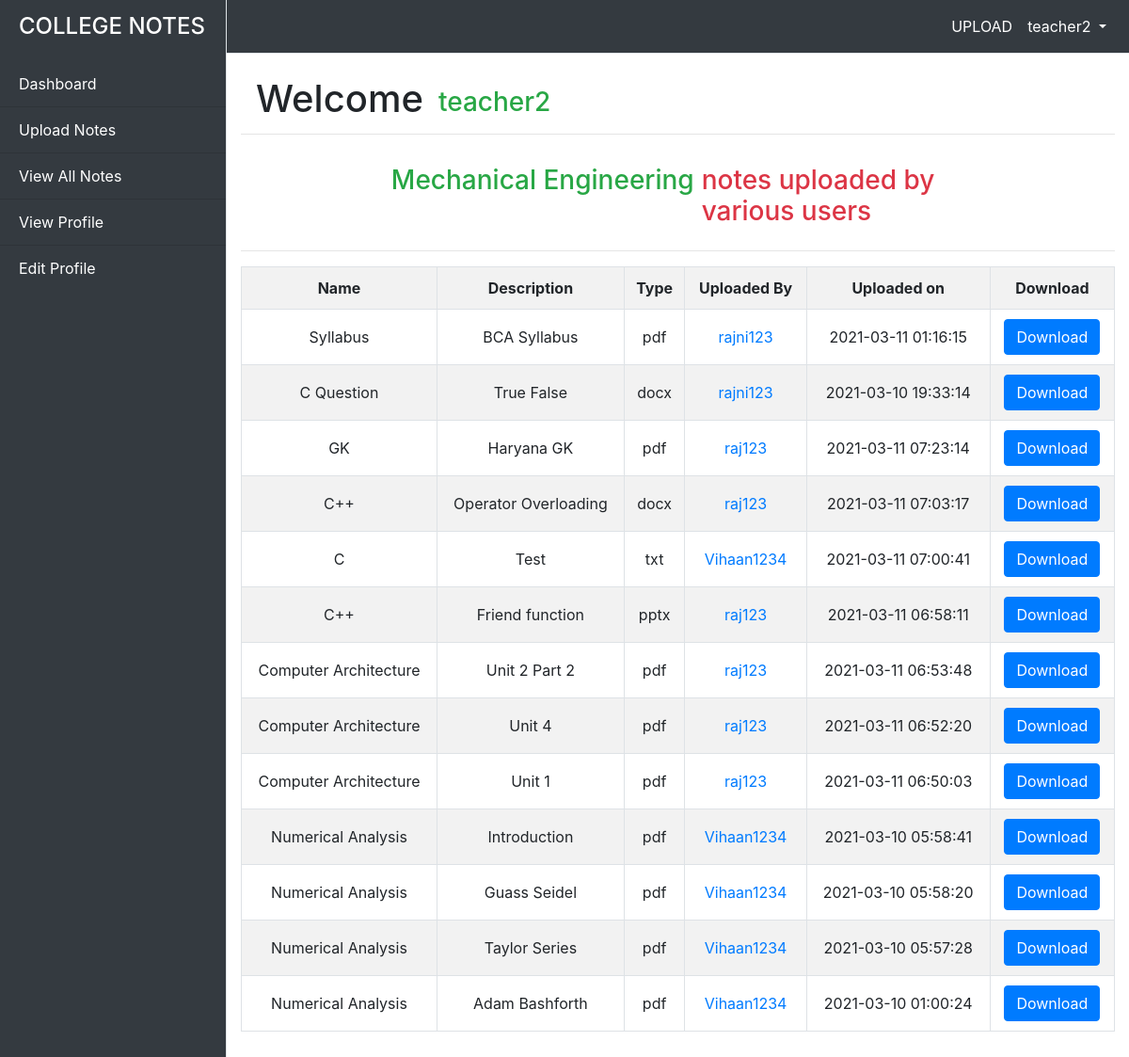
The page /dashboard.php?loginid=2 on the database its author committed.
### tables this page shows
CREATE TABLE `users` (
  `ID` int(11) NOT NULL,
  `Name` varchar(225) NOT NULL,
  `email` varchar(225) NOT NULL,
  `Username` varchar(225) NOT NULL,
  `Password` varchar(225) NOT NULL,
  `Gender` varchar(225) NOT NULL,
  `Role` varchar(225) NOT NULL,
  `Course` varchar(225) NOT NULL,
  `Image` varchar(225) NOT NULL,
  `About` varchar(225) NOT NULL,
  `Joindate` date NOT NULL
);

CREATE TABLE `uploads` (
  `FILE_ID` int(11) NOT NULL,
  `FILE_NAME` varchar(225) NOT NULL,
  `FILE_DESCRIPTION` text NOT NULL,
  `FILE_TYPE` varchar(225) NOT NULL,
  `FILE_UPLOADER` varchar(225) NOT NULL,
  `FILE_UPLOADED_ON` timestamp NOT NULL DEFAULT current_timestamp(),
  `FILE_UPLOADED_TO` varchar(225) NOT NULL,
  `FILE` varchar(225) NOT NULL,
  `STATUS` varchar(225) NOT NULL
);

### dashboard.php (the view, shortened to what this page needs)
<?php
    if(!isset($_GET['loginid']))
    {
        header("location:index.php?lo=1");
    }
    else
    {
        $conn=mysqli_connect("localhost","root","","project2");
        $id=$_GET['loginid'];
        $sel1="select * from users where ID=$id";
        $res1=mysqli_query($conn,$sel1);
        $res2=mysqli_fetch_array($res1);
    }
?>
<!doctype html>
<html lang="en">
  <head>
    <link rel="stylesheet" href="https://stackpath.bootstrapcdn.com/bootstrap/4.5.2/css/bootstrap.min.css">
  </head>
  <body>
    <div class="d-flex" id="wrapper">
        <div class="bg-dark border-right text-white" id="sidebar-wrapper">
            <div class="sidebar-heading"><p class="h4">COLLEGE NOTES</p></div>
                <div class="list-group list-group-flush">
                    <a href="dashboard.php?loginid=<?php echo $res2[0];?>" class="list-group-item text-white list-group-item-action bg-dark">Dashboard</a>
                    <a href="dashboard.php?loginid=<?php echo $res2[0];?>&upload=1" class="list-group-item text-white list-group-item-action bg-dark">Upload Notes</a>
                    <a href="dashboard.php?loginid=<?php echo $res2[0];?>&mynotes=1" class="list-group-item text-white list-group-item-action bg-dark">View All Notes</a>
                    <a href="dashboard.php?loginid=<?php echo $res2[0];?>&viewprof=1" class="list-group-item text-white list-group-item-action bg-dark">View Profile</a>
                    <a href="dashboard.php?loginid=<?php echo $res2[0];?>&editprof=1" class="list-group-item text-white list-group-item-action bg-dark">Edit Profile</a>
                </div>
            </div>
            <div id="page-content-wrapper">
                <nav class="navbar navbar-expand-lg navbar-dark bg-dark border-bottom">
                    <div class="collapse navbar-collapse text-center" id="navbarSupportedContent">
                        <ul class="navbar-nav ml-auto mt-2 mt-lg-0">
                            <li class="nav-item">
                                <a class="nav-link text-white" href="dashboard.php?loginid=<?php echo $res2[0];?>&upload=1">UPLOAD</a>
                            </li>
                            <?php
                                $sel5="select * from users where ID=$res2[0]";
                                $res9=mysqli_query($conn,$sel5);
                                $res10=mysqli_fetch_array($res9);
                            ?>
                            <li class="nav-item dropdown">
                                <a class="nav-link text-white dropdown-toggle" href="#" id="navbarDropdown" role="button" data-toggle="dropdown" aria-haspopup="true" aria-expanded="false">
                                  <?php echo $res10[1];?>
                                </a>
                            </li>
                        </ul>
                    </div>
                </nav>
                <?php
                  if(isset($_GET['loginid']) && !isset($_GET['upload']) && !isset($_GET['mynotes']) && !isset($_GET['viewprof'])&& !isset($_GET['editprof']))
                  {
                ?>
                        <?php
                            $sel6="select * from users where ID=$res2[0]";
                            $res11=mysqli_query($conn,$sel6);
                            $res12=mysqli_fetch_array($res11);
                        ?>
                        <div class="container-fluid">
                            <div class="row">
                                <div class="col-md-12">
                                    <h1 class="mt-4 ml-3 mr-3" style="float:left;">Welcome</h1>
                                    <h3 class="text-success" style="margin-top:35px"><?php echo $res12[1];?></h3>
                                    <hr/>
                                </div>
                            </div>
                            <div class="row">
                                <div class="col-md-8 mx-auto mt-3">
                                    <marquee scrollamount=10>
                                        <h3 class="text-success pr-2" style="float:left"><?php echo $res12[7];?></h3>
                                        <h3 class="text-danger">notes uploaded by various users</h3>
                                    </marquee>
                                </div>
                            </div>
                            <hr/>
                            <div class="row">
                                <div class="col-md-12 mr-3" style="overflow:scroll;">
                                    <table class="text-center mb-5 w-100 table-hover table-bordered table-striped" cellpadding=10>
                                        <tr>
                                            <th>Name</th>
                                            <th>Description</th>
                                            <th>Type</th>
                                            <th>Uploaded By</th>
                                            <th>Uploaded on</th>
                                            <th>Download</th>
                                        </tr>
                                        <?php
                                            $sel7="select * from uploads where FILE_UPLOADED_TO='$res12[7]' and STATUS='Approved' order by FILE_ID desc";
                                            $res13=mysqli_query($conn,$sel7);
                                            while($res14=mysqli_fetch_array($res13))
                                            {
                                        ?>
                                                <?php
                                                    $sel8="select ID from users where Username='$res14[4]'";
                                                    $res15=mysqli_query($conn,$sel8);
                                                    $res16=mysqli_fetch_array($res15);
                                                ?>
                                                <tr>
                                                    <td><?php echo $res14[1];?></td>
                                                    <td><?php echo $res14[2];?></td>
                                                    <td><?php echo $res14[3];?></td>
                                                    <td><a href="dashboard.php?loginid=<?php echo $res2[0];?>&login1id=<?php echo $res16[0];?>&viewprof=1" target="_blank"><?php echo $res14[4];?></a></td>
                                                    <td><?php echo $res14[5];?></td>
                                                    <td><a href="Uploads/<?php echo $res14[7];?>" target="_blank" class="btn btn-primary">Download</a></td>
                                                </tr>
                                        <?php
                                            }
                                        ?>
                                    </table>
                                </div>
                            </div>
                        </div>
                <?php
                  }
                ?>
            </div>
        </div>
  </body>
 </body>
</html>

### dashboard.php (style rules this page uses)
#wrapper { overflow-x: hidden; }
#sidebar-wrapper { min-height: 100vh; margin-left: -15rem; -webkit-transition: margin .25s ease-out; -moz-transition: margin .25s ease-out; -o-transition: margin .25s ease-out; transition: margin .25s ease-out; }
#sidebar-wrapper .sidebar-heading { padding: 0.875rem 1.25rem; font-size: 1.2rem; }
#sidebar-wrapper .list-group { width: 15rem; }
#page-content-wrapper { min-width: 100vw; }
@media (min-width: 768px) { #sidebar-wrapper { margin-left: 0; } }
@media (min-width: 768px) { #page-content-wrapper { min-width: 0; width: 100%; } }

### rows shown on the page
users: Name "teacher2", Course "Mechanical Engineering"
uploads: FILE_NAME "Syllabus", FILE_DESCRIPTION "BCA Syllabus", FILE_TYPE "pdf", FILE_UPLOADER "rajni123", FILE_UPLOADED_ON "2021-03-11 01:16:15"
uploads: FILE_NAME "C Question", FILE_DESCRIPTION "True False", FILE_TYPE "docx", FILE_UPLOADER "rajni123", FILE_UPLOADED_ON "2021-03-10 19:33:14"
uploads: FILE_NAME "GK", FILE_DESCRIPTION "Haryana GK", FILE_TYPE "pdf", FILE_UPLOADER "raj123", FILE_UPLOADED_ON "2021-03-11 07:23:14"
uploads: FILE_NAME "C++", FILE_DESCRIPTION "Operator Overloading", FILE_TYPE "docx", FILE_UPLOADER "raj123", FILE_UPLOADED_ON "2021-03-11 07:03:17"
uploads: FILE_NAME "C", FILE_DESCRIPTION "Test", FILE_TYPE "txt", FILE_UPLOADER "Vihaan1234", FILE_UPLOADED_ON "2021-03-11 07:00:41"
uploads: FILE_NAME "C++", FILE_DESCRIPTION "Friend function", FILE_TYPE "pptx", FILE_UPLOADER "raj123", FILE_UPLOADED_ON "2021-03-11 06:58:11"
uploads: FILE_NAME "Computer Architecture", FILE_DESCRIPTION "Unit 2 Part 2", FILE_TYPE "pdf", FILE_UPLOADER "raj123", FILE_UPLOADED_ON "2021-03-11 06:53:48"
uploads: FILE_NAME "Computer Architecture", FILE_DESCRIPTION "Unit 4", FILE_TYPE "pdf", FILE_UPLOADER "raj123", FILE_UPLOADED_ON "2021-03-11 06:52:20"
uploads: FILE_NAME "Computer Architecture", FILE_DESCRIPTION "Unit 1", FILE_TYPE "pdf", FILE_UPLOADER "raj123", FILE_UPLOADED_ON "2021-03-11 06:50:03"
uploads: FILE_NAME "Numerical Analysis", FILE_DESCRIPTION "Introduction", FILE_TYPE "pdf", FILE_UPLOADER "Vihaan1234", FILE_UPLOADED_ON "2021-03-10 05:58:41"
uploads: FILE_NAME "Numerical Analysis", FILE_DESCRIPTION "Guass Seidel", FILE_TYPE "pdf", FILE_UPLOADER "Vihaan1234", FILE_UPLOADED_ON "2021-03-10 05:58:20"
uploads: FILE_NAME "Numerical Analysis", FILE_DESCRIPTION "Taylor Series", FILE_TYPE "pdf", FILE_UPLOADER "Vihaan1234", FILE_UPLOADED_ON "2021-03-10 05:57:28"
uploads: FILE_NAME "Numerical Analysis", FILE_DESCRIPTION "Adam Bashforth", FILE_TYPE "pdf", FILE_UPLOADER "Vihaan1234", FILE_UPLOADED_ON "2021-03-10 01:00:24"
